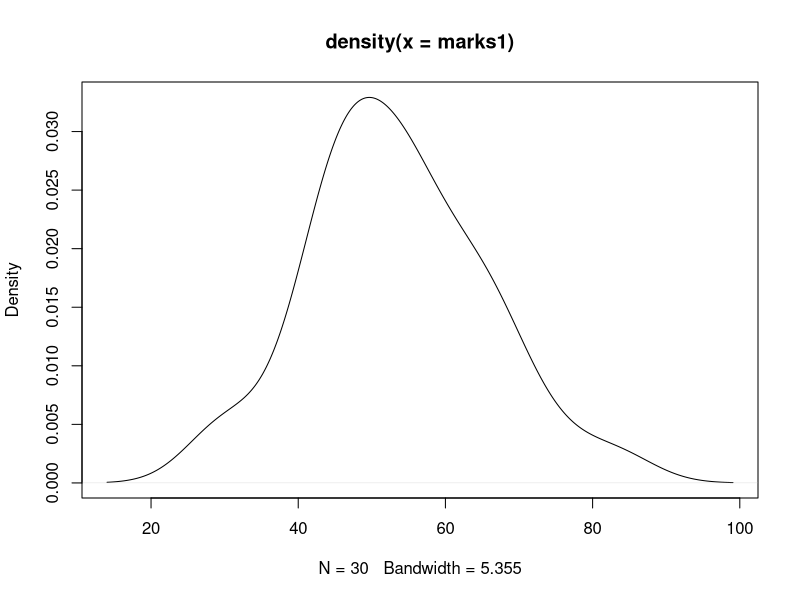
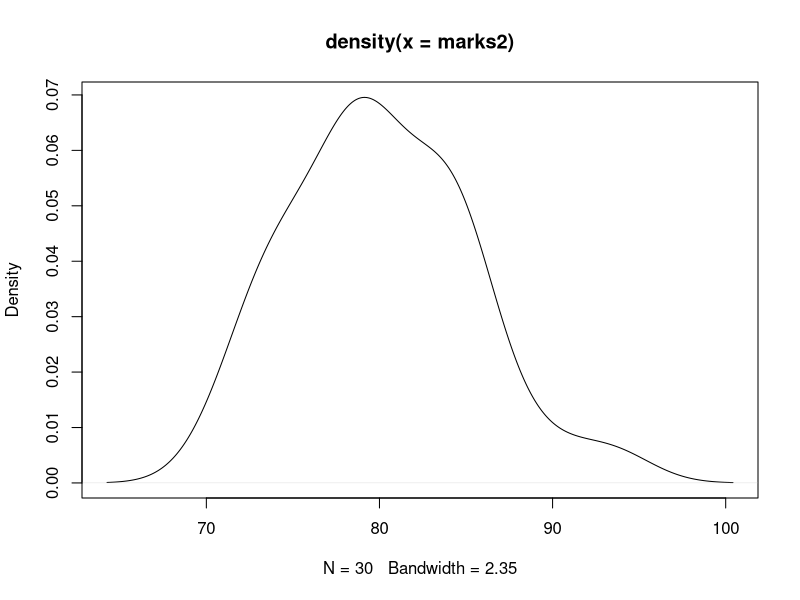

Source code (R) for these figures, in order:
#day 2 begins
rollno=1:30
name=paste('student',1:30,sep = ':')
age=round(runif(30,18,25),0)
gender=sample(x=c('M','F'),size = 30,replace = T,prob = c(.6,.4))
marks1=rnorm(30,mean=50,sd=10)
marks2=rnorm(30,mean=80,sd=5)
df=data.frame(rollno,name,age,gender,marks1,marks2)
df
plot(density(marks1))
plot(density(marks2))
print(summary(df))
aggregate(cbind(marks1,marks2)~gender,data=df,FUN = mean)
